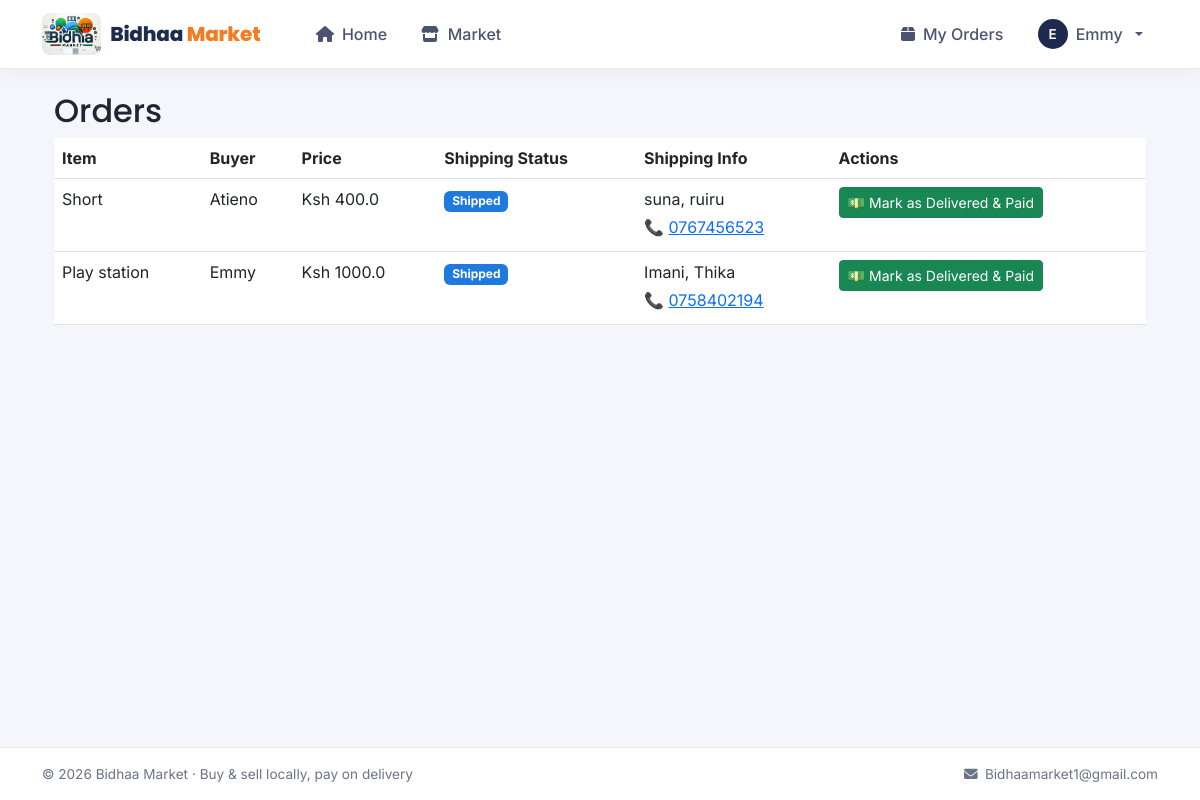
Page /seller/orders (signed in) on the committed database.
### market/models.py (models this page shows, shortened)
class User(db.Model, UserMixin):
    id = db.Column(db.Integer, primary_key=True)
    username = db.Column(db.String(30), unique=True, nullable=False)
    email = db.Column(db.String(50), unique=True, nullable=False)
    password_hash = db.Column(db.String(60), nullable=False)
    phone = db.Column(db.String(20), unique=True, nullable=True)
    role = db.Column(db.String(10), default="both")
    is_admin = db.Column(db.Boolean, default=False)
    wallet_balance = db.Column(db.Float, nullable=False, default=0.0)
    created_at = db.Column(db.DateTime, default=datetime.utcnow)
    wallet = db.relationship('Wallet', back_populates='user', uselist=False)
    seller_items = db.relationship('Item', back_populates='seller', lazy=True)
    owned_items = db.relationship('OwnedItem', back_populates='owner', lazy=True)
    orders = db.relationship('Order', foreign_keys='Order.user_id', back_populates='user', lazy=True)
    sales = db.relationship('Sale', back_populates='seller', lazy=True)
    sold_orders = db.relationship('Order', foreign_keys='Order.seller_id', back_populates='seller', lazy=True)
    @property
    def password(self):
        raise AttributeError("Password is not readable!")

class Order(db.Model):
    id = db.Column(db.Integer, primary_key=True)
    user_id = db.Column(db.Integer, db.ForeignKey('user.id'), nullable=False)
    seller_id = db.Column(db.Integer, db.ForeignKey('user.id'), nullable=False)
    item_id = db.Column(db.Integer, db.ForeignKey('item.id'), nullable=False)
    order_date = db.Column(db.DateTime, default=datetime.utcnow)
    total_price = db.Column(db.Float, nullable=False)
    shipping_status = db.Column(db.String(20), default="Pending")
    shipping_town = db.Column(db.String(100))
    shipping_apartment = db.Column(db.String(100))
    shipping_phone = db.Column(db.String(15))
    delivery_notes = db.Column(db.String(255))
    delivery_lat = db.Column(db.Float)
    delivery_lng = db.Column(db.Float)
    user = db.relationship('User', foreign_keys=[user_id], back_populates='orders')
    seller = db.relationship('User', foreign_keys=[seller_id], back_populates='sold_orders')
    item = db.relationship('Item', back_populates='orders')
    owned_items = db.relationship('OwnedItem', back_populates='order', uselist=False)

class Item(db.Model):
    id = db.Column(db.Integer, primary_key=True)
    name = db.Column(db.String(100), nullable=False)
    price = db.Column(db.Float, nullable=False)
    category = db.Column(db.String(100), nullable=False)
    description = db.Column(db.Text, nullable=False)
    barcode = db.Column(db.String(12), nullable=False, unique=True)
    image = db.Column(db.String(255), nullable=True)
    verified = db.Column(db.Boolean, default=False)
    sold = db.Column(db.Boolean, default=False)
    seller_id = db.Column(db.Integer, db.ForeignKey('user.id'), nullable=False)
    seller = db.relationship('User', back_populates='seller_items')
    orders = db.relationship('Order', back_populates='item', lazy=True)
    sales = db.relationship('Sale', back_populates='item', lazy=True)

### market/routes.py (the view)
@app.route('/seller/orders')
@login_required
def seller_orders():
    orders = Order.query.filter_by(seller_id=current_user.id).all()  # Get orders for the seller
    return render_template('seller_orders.html', orders=orders)

### market/__init__.py (called while the page is built)
def create_app():
    app = Flask(__name__)
    app.config.from_object(Config)
    db.init_app(app)
    bcrypt.init_app(app)
    login_manager.init_app(app)
    migrate.init_app(app, db)
    mail.init_app(app)
    login_manager.login_view = "login"
    login_manager.login_message_category = "info"
    from market.models import User
    @login_manager.user_loader
    def load_user(user_id):
        return User.query.get(int(user_id))
    with app.app_context():
        from market import routes
    return app

### market/templates/seller_orders.html (shortened to what this page needs)
{% extends 'base.html' %}
{% block content %}
<div class="container mt-4">
    <h2>Orders</h2>
    {% if orders %}
    <table class="table">
        <thead>
            <tr>
                <th>Item</th>
                <th>Buyer</th>
                <th>Price</th>
                <th>Shipping Status</th>
                <th>Shipping Info</th>
                <th>Actions</th>
            </tr>
        </thead>
        <tbody>
            {% for order in orders %}
            <tr>
                <td>{{ order.item.name }}</td>
                <td>{{ order.user.username }}</td>
                <td>Ksh {{ order.total_price }}</td>
                <td>
                    <span class="badge
                        {% if order.shipping_status == 'Processing' %}bg-warning
                        {% elif order.shipping_status == 'Shipping in Process' %}bg-info
                        {% elif order.shipping_status == 'Shipped' %}bg-primary
                        {% elif order.shipping_status == 'Delivered' %}bg-success
                        {% else %}bg-secondary{% endif %}">{{ order.shipping_status }}</span>
                </td>
                <td>
                    <p class="mb-1">{{ order.shipping_apartment }}, {{ order.shipping_town }}</p>
                    <p class="mb-1">📞 <a href="tel:{{ order.shipping_phone }}">{{ order.shipping_phone }}</a></p>
                </td>
                <td>
                    {% if order.shipping_status == 'Processing' %}
                    <form action="{{ url_for('mark_order_as_shipping', order_id=order.id) }}" method="POST">
                        <button type="submit" class="btn btn-info btn-sm">🚚 Mark as Shipping</button>
                    </form>
                    {% elif order.shipping_status == 'Shipping in Process' %}
                    <form action="{{ url_for('mark_order_as_shipped', order_id=order.id) }}" method="POST">
                        <button type="submit" class="btn btn-success btn-sm">✅ Mark as Shipped</button>
                    </form>
                    {% elif order.shipping_status == 'Shipped' %}
                    <form action="{{ url_for('mark_order_as_delivered', order_id=order.id) }}" method="POST"
                          onsubmit="return confirm('Confirm the buyer received the item and paid Ksh {{ order.total_price }}?');">
                        <button type="submit" class="btn btn-success btn-sm">💵 Mark as Delivered &amp; Paid</button>
                    </form>
                    {% elif order.shipping_status == 'Delivered' %}
                    <span class="text-muted">✅ Delivered &amp; Paid</span>
                    {% endif %}
                </td>
            </tr>
            {% endfor %}
        </tbody>
    </table>
    {% else %}
    <p>No orders yet.</p>
    {% endif %}
</div>
{% endblock %}

### market/templates/base.html (shortened to what this page needs)
<!doctype html>
<html lang="en">
   <head>
      <link href="https://cdn.jsdelivr.net/npm/bootstrap@5.3.0/dist/css/bootstrap.min.css" rel="stylesheet">
   </head>
   <body>
      {% set ep = request.endpoint %}
      <nav class="navbar navbar-expand-md bm-navbar sticky-top py-2">
         <div class="container">
            <a class="navbar-brand" href="{{ url_for('home_page') }}">
               <img src="{{ url_for('static', filename='images/Logo.jpg') }}" alt="Bidhaa Market logo">
               <span>Bidhaa <span class="accent">Market</span></span>
            </a>
            <div class="collapse navbar-collapse" id="navbarNav">
               <ul class="navbar-nav ms-md-4 me-auto gap-md-1">
                  <li class="nav-item">
                     <a class="nav-link {% if ep == 'home_page' %}active{% endif %}" href="{{ url_for('home_page') }}"><i class="fas fa-home me-1"></i> Home</a>
                  </li>
                  <li class="nav-item">
                     <a class="nav-link {% if ep in ['market_page', 'purchase_item'] %}active{% endif %}" href="{{ url_for('market_page') }}"><i class="fas fa-store me-1"></i> Market</a>
                  </li>
               </ul>
               {% if not current_user.is_authenticated %}
               <div class="d-flex gap-2 mt-2 mt-md-0">
                  <a class="btn btn-outline-secondary rounded-pill px-3 {% if ep == 'login' %}active{% endif %}" href="{{ url_for('login') }}">Log in</a>
                  <a class="btn btn-brand rounded-pill px-3" href="{{ url_for('register') }}">Sign up</a>
               </div>
               {% else %}
               <ul class="navbar-nav align-items-md-center gap-md-1">
                  <li class="nav-item">
                     <a class="nav-link {% if ep == 'customer_orders' %}active{% endif %}" href="{{ url_for('customer_orders') }}"><i class="fas fa-box me-1"></i> My Orders</a>
                  </li>
                  <li class="nav-item dropdown">
                     <a class="nav-link dropdown-toggle d-flex align-items-center gap-2" href="#" id="accountMenu" role="button" data-bs-toggle="dropdown" aria-expanded="false">
                        <span class="bm-avatar">{{ current_user.username[:1]|upper }}</span> {{ current_user.username }}
                     </a>
                  </li>
               </ul>
               {% endif %}
            </div>
         </div>
      </nav>
      <main>
         <div class="container mt-4">
            {% block content %}{% endblock %}
         </div>
      </main>
      <footer class="bm-footer mt-5 py-3">
         <div class="container d-flex flex-wrap justify-content-between gap-2">
            <span>&copy; 2026 Bidhaa Market · Buy &amp; sell locally, pay on delivery</span>
            <a href="mailto:Bidhaamarket1@gmail.com"><i class="fas fa-envelope me-1"></i> Bidhaamarket1@gmail.com</a>
         </div>
      </footer>
   </body>
</html>

### rows in the picture
User: username "E", username "Emmy"
Order: item.name "Short", user.username "Atieno", total_price "400.0", shipping_status "Shipped", shipping_apartment "suna", shipping_town "ruiru", shipping_phone "0767456523"
Order: item.name "Play station", user.username "Emmy", total_price "1000.0", shipping_status "Shipped", shipping_apartment "Imani", shipping_town "Thika", shipping_phone "0758402194"
